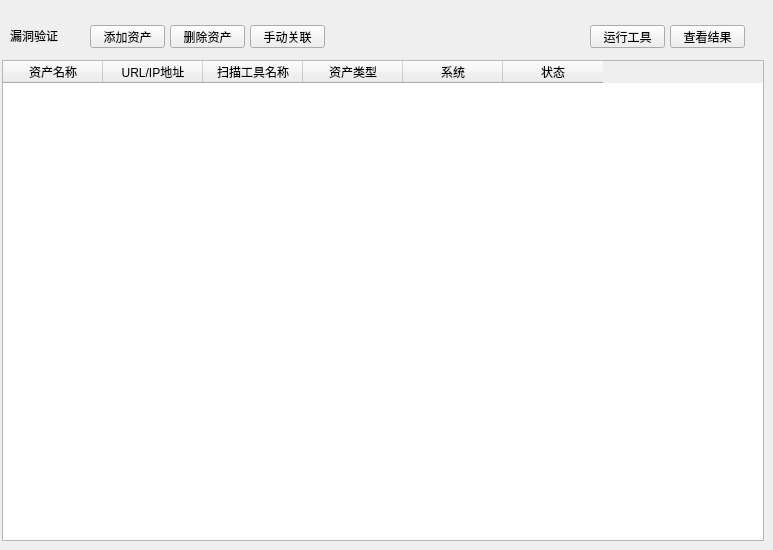
   <widget class="QWidget" name="tab_2">
    <attribute name="title">
     <string>攻击发现</string>
    </attribute>
    <widget class="QLabel" name="label_4">
     <property name="geometry">
      <rect>
       <x>10</x>
       <y>20</y>
       <width>71</width>
       <height>31</height>
      </rect>
     </property>
     <property name="styleSheet">
      <string notr="true">font: 87 12pt &quot;Arial Black&quot;;</string>
     </property>
     <property name="text">
      <string>漏洞验证</string>
     </property>
    </widget>
    <widget class="QPushButton" name="addHostButton">
     <property name="geometry">
      <rect>
       <x>90</x>
       <y>25</y>
       <width>75</width>
       <height>23</height>
      </rect>
     </property>
     <property name="styleSheet">
      <string notr="true">font: 8pt &quot;微软雅黑&quot;;</string>
     </property>
     <property name="text">
      <string>添加资产</string>
     </property>
    </widget>
    <widget class="QPushButton" name="deleHostButton">
     <property name="geometry">
      <rect>
       <x>170</x>
       <y>25</y>
       <width>75</width>
       <height>23</height>
      </rect>
     </property>
     <property name="styleSheet">
      <string notr="true">font: 8pt &quot;微软雅黑&quot;;</string>
     </property>
     <property name="text">
      <string>删除资产</string>
     </property>
    </widget>
    <widget class="QTableWidget" name="attackTableWidget">
     <property name="geometry">
      <rect>
       <x>2</x>
       <y>60</y>
       <width>762</width>
       <height>481</height>
      </rect>
     </property>
     <property name="styleSheet">
      <string notr="true"/>
     </property>
     <property name="rowCount">
      <number>0</number>
     </property>
     <property name="columnCount">
      <number>6</number>
     </property>
     <attribute name="horizontalHeaderHighlightSections">
      <bool>false</bool>
     </attribute>
     <attribute name="verticalHeaderVisible">
      <bool>false</bool>
     </attribute>
     <attribute name="verticalHeaderHighlightSections">
      <bool>false</bool>
     </attribute>
     <column>
      <property name="text">
       <string>资产名称</string>
      </property>
     </column>
     <column>
      <property name="text">
       <string>URL/IP地址</string>
      </property>
     </column>
     <column>
      <property name="text">
       <string>扫描工具名称</string>
      </property>
     </column>
     <column>
      <property name="text">
       <string>资产类型</string>
      </property>
     </column>
     <column>
      <property name="text">
       <string>系统</string>
      </property>
     </column>
     <column>
      <property name="text">
       <string>状态</string>
      </property>
     </column>
    </widget>
    <widget class="QPushButton" name="runToolButton">
     <property name="geometry">
      <rect>
       <x>590</x>
       <y>25</y>
       <width>75</width>
       <height>23</height>
      </rect>
     </property>
     <property name="styleSheet">
      <string notr="true">font: 8pt &quot;微软雅黑&quot;;</string>
     </property>
     <property name="text">
      <string>运行工具</string>
     </property>
    </widget>
    <widget class="QPushButton" name="checkResButton">
     <property name="geometry">
      <rect>
       <x>670</x>
       <y>25</y>
       <width>75</width>
       <height>23</height>
      </rect>
     </property>
     <property name="styleSheet">
      <string notr="true">font: 8pt &quot;微软雅黑&quot;;</string>
     </property>
     <property name="text">
      <string>查看结果</string>
     </property>
    </widget>
    <widget class="QPushButton" name="chooseButton">
     <property name="geometry">
      <rect>
       <x>250</x>
       <y>25</y>
       <width>75</width>
       <height>23</height>
      </rect>
     </property>
     <property name="styleSheet">
      <string notr="true">font: 8pt &quot;微软雅黑&quot;;</string>
     </property>
     <property name="text">
      <string>手动关联</string>
     </property>
    </widget>
   </widget>
